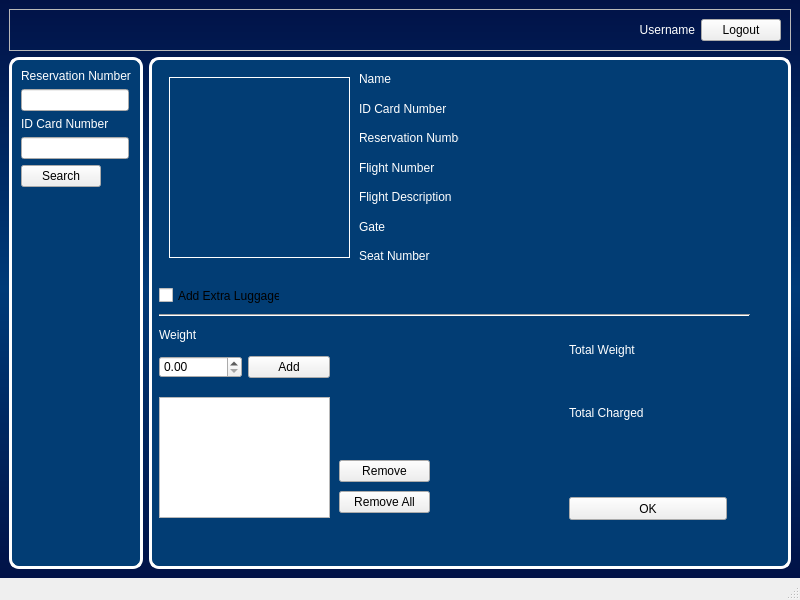
<?xml version="1.0" encoding="UTF-8"?>
<ui version="4.0">
 <class>CheckInController</class>
 <widget class="QMainWindow" name="CheckInController">
  <property name="geometry">
   <rect>
    <x>0</x>
    <y>0</y>
    <width>800</width>
    <height>600</height>
   </rect>
  </property>
  <property name="windowTitle">
   <string>Check In Operator</string>
  </property>
  <widget class="QWidget" name="centralwidget">
   <property name="styleSheet">
    <string notr="true">#centralwidget{

background-color: qlineargradient(spread:pad, x1:0, y1:0, x2:0, y2:1, stop:0 rgb(1, 18, 71), stop:0.5 rgb(0, 58, 120), stop:1 rgb(1, 18, 71));
}

#centralwidget QLabel{
color: white;
}
</string>
   </property>
   <layout class="QVBoxLayout" name="verticalLayout">
    <item>
     <widget class="QFrame" name="frmTop">
      <property name="sizePolicy">
       <sizepolicy hsizetype="Preferred" vsizetype="Fixed">
        <horstretch>0</horstretch>
        <verstretch>0</verstretch>
       </sizepolicy>
      </property>
      <property name="frameShape">
       <enum>QFrame::StyledPanel</enum>
      </property>
      <property name="frameShadow">
       <enum>QFrame::Raised</enum>
      </property>
      <layout class="QHBoxLayout" name="horizontalLayout_2">
       <item>
        <spacer name="horizontalSpacer_2">
         <property name="orientation">
          <enum>Qt::Horizontal</enum>
         </property>
         <property name="sizeHint" stdset="0">
          <size>
           <width>473</width>
           <height>20</height>
          </size>
         </property>
        </spacer>
       </item>
       <item>
        <widget class="QLabel" name="lbUsername">
         <property name="text">
          <string>Username</string>
         </property>
         <property name="alignment">
          <set>Qt::AlignRight|Qt::AlignTrailing|Qt::AlignVCenter</set>
         </property>
        </widget>
       </item>
       <item>
        <widget class="QPushButton" name="btnLogout">
         <property name="text">
          <string>Logout</string>
         </property>
        </widget>
       </item>
      </layout>
     </widget>
    </item>
    <item>
     <layout class="QHBoxLayout" name="horizontalLayout">
      <item>
       <widget class="QFrame" name="frmLeft">
        <property name="sizePolicy">
         <sizepolicy hsizetype="Fixed" vsizetype="Preferred">
          <horstretch>0</horstretch>
          <verstretch>0</verstretch>
         </sizepolicy>
        </property>
        <property name="styleSheet">
         <string notr="true">#frmLeft{
border: 3px solid white;
border-radius: 10px;
background: rgb(2, 61, 116);
}</string>
        </property>
        <property name="frameShape">
         <enum>QFrame::StyledPanel</enum>
        </property>
        <property name="frameShadow">
         <enum>QFrame::Raised</enum>
        </property>
        <layout class="QFormLayout" name="formLayout">
         <property name="fieldGrowthPolicy">
          <enum>QFormLayout::AllNonFixedFieldsGrow</enum>
         </property>
         <item row="0" column="0">
          <widget class="QLabel" name="label">
           <property name="text">
            <string>Reservation Number</string>
           </property>
          </widget>
         </item>
         <item row="1" column="0">
          <widget class="QLineEdit" name="resNum"/>
         </item>
         <item row="2" column="0">
          <widget class="QLabel" name="label_2">
           <property name="text">
            <string>ID Card Number</string>
           </property>
          </widget>
         </item>
         <item row="3" column="0">
          <widget class="QLineEdit" name="idCardNum"/>
         </item>
         <item row="4" column="0">
          <widget class="QPushButton" name="btnSearch">
           <property name="text">
            <string>Search</string>
           </property>
          </widget>
         </item>
         <item row="5" column="0">
          <spacer name="verticalSpacer">
           <property name="orientation">
            <enum>Qt::Vertical</enum>
           </property>
           <property name="sizeHint" stdset="0">
            <size>
             <width>20</width>
             <height>40</height>
            </size>
           </property>
          </spacer>
         </item>
        </layout>
       </widget>
      </item>
      <item>
       <widget class="QFrame" name="frmRight">
        <property name="styleSheet">
         <string notr="true">#frmRight{
border: 3px solid white;
border-radius: 10px;
background: rgb(2, 61, 116);
}</string>
        </property>
        <property name="frameShape">
         <enum>QFrame::StyledPanel</enum>
        </property>
        <property name="frameShadow">
         <enum>QFrame::Raised</enum>
        </property>
        <widget class="QCheckBox" name="cbAddLuggage">
         <property name="geometry">
          <rect>
           <x>10</x>
           <y>230</y>
           <width>121</width>
           <height>17</height>
          </rect>
         </property>
         <property name="text">
          <string>Add Extra Luggage</string>
         </property>
        </widget>
        <widget class="QLabel" name="photo">
         <property name="geometry">
          <rect>
           <x>20</x>
           <y>20</y>
           <width>181</width>
           <height>181</height>
          </rect>
         </property>
         <property name="frameShape">
          <enum>QFrame::Box</enum>
         </property>
         <property name="text">
          <string>&lt;Photo&gt;</string>
         </property>
         <property name="alignment">
          <set>Qt::AlignCenter</set>
         </property>
        </widget>
        <widget class="QLabel" name="label_8">
         <property name="geometry">
          <rect>
           <x>10</x>
           <y>270</y>
           <width>91</width>
           <height>16</height>
          </rect>
         </property>
         <property name="text">
          <string>Weight</string>
         </property>
        </widget>
        <widget class="Line" name="line">
         <property name="geometry">
          <rect>
           <x>10</x>
           <y>250</y>
           <width>591</width>
           <height>16</height>
          </rect>
         </property>
         <property name="orientation">
          <enum>Qt::Horizontal</enum>
         </property>
        </widget>
        <widget class="QListWidget" name="lvWeight">
         <property name="geometry">
          <rect>
           <x>10</x>
           <y>340</y>
           <width>171</width>
           <height>121</height>
          </rect>
         </property>
        </widget>
        <widget class="QWidget" name="horizontalLayoutWidget">
         <property name="geometry">
          <rect>
           <x>10</x>
           <y>290</y>
           <width>171</width>
           <height>41</height>
          </rect>
         </property>
         <layout class="QHBoxLayout" name="horizontalLayout_3">
          <item>
           <widget class="QDoubleSpinBox" name="sbAddLuggage"/>
          </item>
          <item>
           <widget class="QPushButton" name="pushButton">
            <property name="text">
             <string>Add</string>
            </property>
           </widget>
          </item>
         </layout>
        </widget>
        <widget class="QWidget" name="verticalLayoutWidget">
         <property name="geometry">
          <rect>
           <x>190</x>
           <y>400</y>
           <width>91</width>
           <height>61</height>
          </rect>
         </property>
         <layout class="QVBoxLayout" name="verticalLayout_2">
          <item>
           <widget class="QPushButton" name="btnRemove">
            <property name="text">
             <string>Remove</string>
            </property>
           </widget>
          </item>
          <item>
           <widget class="QPushButton" name="btnRemoveAll">
            <property name="text">
             <string>Remove All</string>
            </property>
           </widget>
          </item>
         </layout>
        </widget>
        <widget class="QWidget" name="verticalLayoutWidget_2">
         <property name="geometry">
          <rect>
           <x>420</x>
           <y>280</y>
           <width>160</width>
           <height>119</height>
          </rect>
         </property>
         <layout class="QVBoxLayout" name="verticalLayout_3">
          <item>
           <widget class="QLabel" name="label_3">
            <property name="text">
             <string>Total Weight</string>
            </property>
           </widget>
          </item>
          <item>
           <widget class="QLabel" name="lbCharge_2">
            <property name="font">
             <font>
              <pointsize>12</pointsize>
              <weight>75</weight>
              <bold>true</bold>
             </font>
            </property>
            <property name="text">
             <string>&lt;Weight&gt;</string>
            </property>
           </widget>
          </item>
          <item>
           <widget class="QLabel" name="label_12">
            <property name="text">
             <string>Total Charged</string>
            </property>
           </widget>
          </item>
          <item>
           <widget class="QLabel" name="lbCharge">
            <property name="font">
             <font>
              <pointsize>12</pointsize>
              <weight>75</weight>
              <bold>true</bold>
             </font>
            </property>
            <property name="text">
             <string>&lt;Charged&gt;</string>
            </property>
           </widget>
          </item>
         </layout>
        </widget>
        <widget class="QWidget" name="verticalLayoutWidget_3">
         <property name="geometry">
          <rect>
           <x>210</x>
           <y>10</y>
           <width>100</width>
           <height>201</height>
          </rect>
         </property>
         <layout class="QVBoxLayout" name="verticalLayout_4">
          <item>
           <widget class="QLabel" name="label_4">
            <property name="text">
             <string>Name</string>
            </property>
           </widget>
          </item>
          <item>
           <widget class="QLabel" name="label_5">
            <property name="text">
             <string>ID Card Number</string>
            </property>
           </widget>
          </item>
          <item>
           <widget class="QLabel" name="label_6">
            <property name="text">
             <string>Reservation Number</string>
            </property>
           </widget>
          </item>
          <item>
           <widget class="QLabel" name="label_7">
            <property name="text">
             <string>Flight Number</string>
            </property>
           </widget>
          </item>
          <item>
           <widget class="QLabel" name="label_9">
            <property name="text">
             <string>Flight Description</string>
            </property>
           </widget>
          </item>
          <item>
           <widget class="QLabel" name="label_10">
            <property name="text">
             <string>Gate</string>
            </property>
           </widget>
          </item>
          <item>
           <widget class="QLabel" name="label_11">
            <property name="text">
             <string>Seat Number</string>
            </property>
           </widget>
          </item>
         </layout>
        </widget>
        <widget class="QWidget" name="verticalLayoutWidget_4">
         <property name="geometry">
          <rect>
           <x>320</x>
           <y>10</y>
           <width>195</width>
           <height>201</height>
          </rect>
         </property>
         <layout class="QVBoxLayout" name="verticalLayout_5">
          <item>
           <widget class="QLabel" name="lbNama">
            <property name="font">
             <font>
              <pointsize>12</pointsize>
              <weight>75</weight>
              <bold>true</bold>
             </font>
            </property>
            <property name="text">
             <string>&lt;Name&gt;</string>
            </property>
           </widget>
          </item>
          <item>
           <widget class="QLabel" name="lbIDNumber">
            <property name="font">
             <font>
              <pointsize>12</pointsize>
              <weight>75</weight>
              <bold>true</bold>
             </font>
            </property>
            <property name="text">
             <string>&lt;ID Card Number&gt;</string>
            </property>
           </widget>
          </item>
          <item>
           <widget class="QLabel" name="lbReserveNumber">
            <property name="font">
             <font>
              <pointsize>12</pointsize>
              <weight>75</weight>
              <bold>true</bold>
             </font>
            </property>
            <property name="text">
             <string>&lt;Reservation Number&gt;</string>
            </property>
           </widget>
          </item>
          <item>
           <widget class="QLabel" name="lbFlightNumber">
            <property name="font">
             <font>
              <pointsize>12</pointsize>
              <weight>75</weight>
              <bold>true</bold>
             </font>
            </property>
            <property name="text">
             <string>&lt;Flight Number&gt;</string>
            </property>
           </widget>
          </item>
          <item>
           <widget class="QLabel" name="lbSchedule">
            <property name="font">
             <font>
              <pointsize>12</pointsize>
              <weight>75</weight>
              <bold>true</bold>
             </font>
            </property>
            <property name="text">
             <string>&lt;Flight Description&gt;</string>
            </property>
           </widget>
          </item>
          <item>
           <widget class="QLabel" name="lbGate">
            <property name="font">
             <font>
              <pointsize>12</pointsize>
              <weight>75</weight>
              <bold>true</bold>
             </font>
            </property>
            <property name="text">
             <string>&lt;Gate&gt;</string>
            </property>
           </widget>
          </item>
          <item>
           <widget class="QLabel" name="lbSeat">
            <property name="font">
             <font>
              <pointsize>12</pointsize>
              <weight>75</weight>
              <bold>true</bold>
             </font>
            </property>
            <property name="text">
             <string>&lt;Seat Number&gt;</string>
            </property>
           </widget>
          </item>
         </layout>
        </widget>
        <widget class="QPushButton" name="pushButton_2">
         <property name="geometry">
          <rect>
           <x>420</x>
           <y>440</y>
           <width>158</width>
           <height>23</height>
          </rect>
         </property>
         <property name="text">
          <string>OK</string>
         </property>
        </widget>
       </widget>
      </item>
     </layout>
    </item>
   </layout>
  </widget>
  <widget class="QMenuBar" name="menubar">
   <property name="geometry">
    <rect>
     <x>0</x>
     <y>0</y>
     <width>800</width>
     <height>21</height>
    </rect>
   </property>
  </widget>
  <widget class="QStatusBar" name="statusbar"/>
 </widget>
 <resources/>
 <connections/>
</ui>
